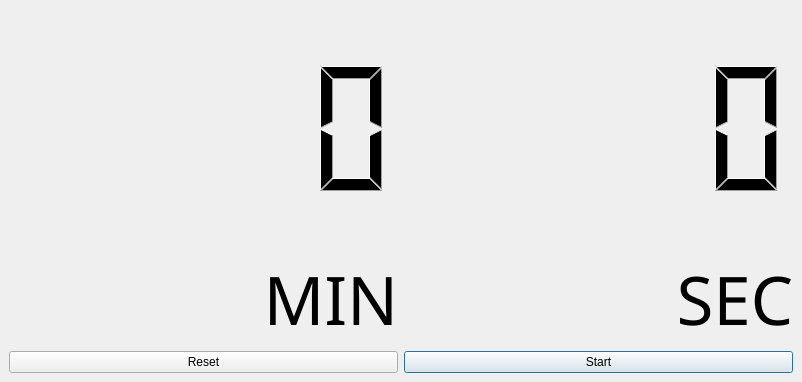
<?xml version="1.0" encoding="UTF-8"?>
<ui version="4.0">
 <class>MainWindow</class>
 <widget class="QMainWindow" name="MainWindow">
  <property name="geometry">
   <rect>
    <x>0</x>
    <y>0</y>
    <width>802</width>
    <height>382</height>
   </rect>
  </property>
  <property name="windowTitle">
   <string>qt-stop-watch.py</string>
  </property>
  <widget class="QWidget" name="centralwidget">
   <layout class="QGridLayout" name="gridLayout">
    <item row="0" column="2">
     <widget class="QLCDNumber" name="sec">
      <property name="frameShape">
       <enum>QFrame::NoFrame</enum>
      </property>
      <property name="segmentStyle">
       <enum>QLCDNumber::Filled</enum>
      </property>
      <property name="value" stdset="0">
       <double>0.000000000000000</double>
      </property>
     </widget>
    </item>
    <item row="2" column="2">
     <widget class="QPushButton" name="start">
      <property name="text">
       <string>Start</string>
      </property>
      <property name="default">
       <bool>true</bool>
      </property>
     </widget>
    </item>
    <item row="2" column="1">
     <widget class="QPushButton" name="reset">
      <property name="text">
       <string>Reset</string>
      </property>
     </widget>
    </item>
    <item row="0" column="1">
     <widget class="QLCDNumber" name="min">
      <property name="frameShape">
       <enum>QFrame::NoFrame</enum>
      </property>
     </widget>
    </item>
    <item row="1" column="1">
     <widget class="QLabel" name="label">
      <property name="sizePolicy">
       <sizepolicy hsizetype="Preferred" vsizetype="Fixed">
        <horstretch>0</horstretch>
        <verstretch>0</verstretch>
       </sizepolicy>
      </property>
      <property name="font">
       <font>
        <family>Ubuntu Mono</family>
        <pointsize>50</pointsize>
       </font>
      </property>
      <property name="text">
       <string>MIN</string>
      </property>
      <property name="alignment">
       <set>Qt::AlignRight|Qt::AlignTop|Qt::AlignTrailing</set>
      </property>
     </widget>
    </item>
    <item row="1" column="2">
     <widget class="QLabel" name="label_2">
      <property name="sizePolicy">
       <sizepolicy hsizetype="Preferred" vsizetype="Fixed">
        <horstretch>0</horstretch>
        <verstretch>0</verstretch>
       </sizepolicy>
      </property>
      <property name="font">
       <font>
        <family>Ubuntu Mono</family>
        <pointsize>50</pointsize>
       </font>
      </property>
      <property name="text">
       <string>SEC</string>
      </property>
      <property name="alignment">
       <set>Qt::AlignRight|Qt::AlignTop|Qt::AlignTrailing</set>
      </property>
     </widget>
    </item>
   </layout>
  </widget>
 </widget>
 <resources/>
 <connections/>
</ui>
